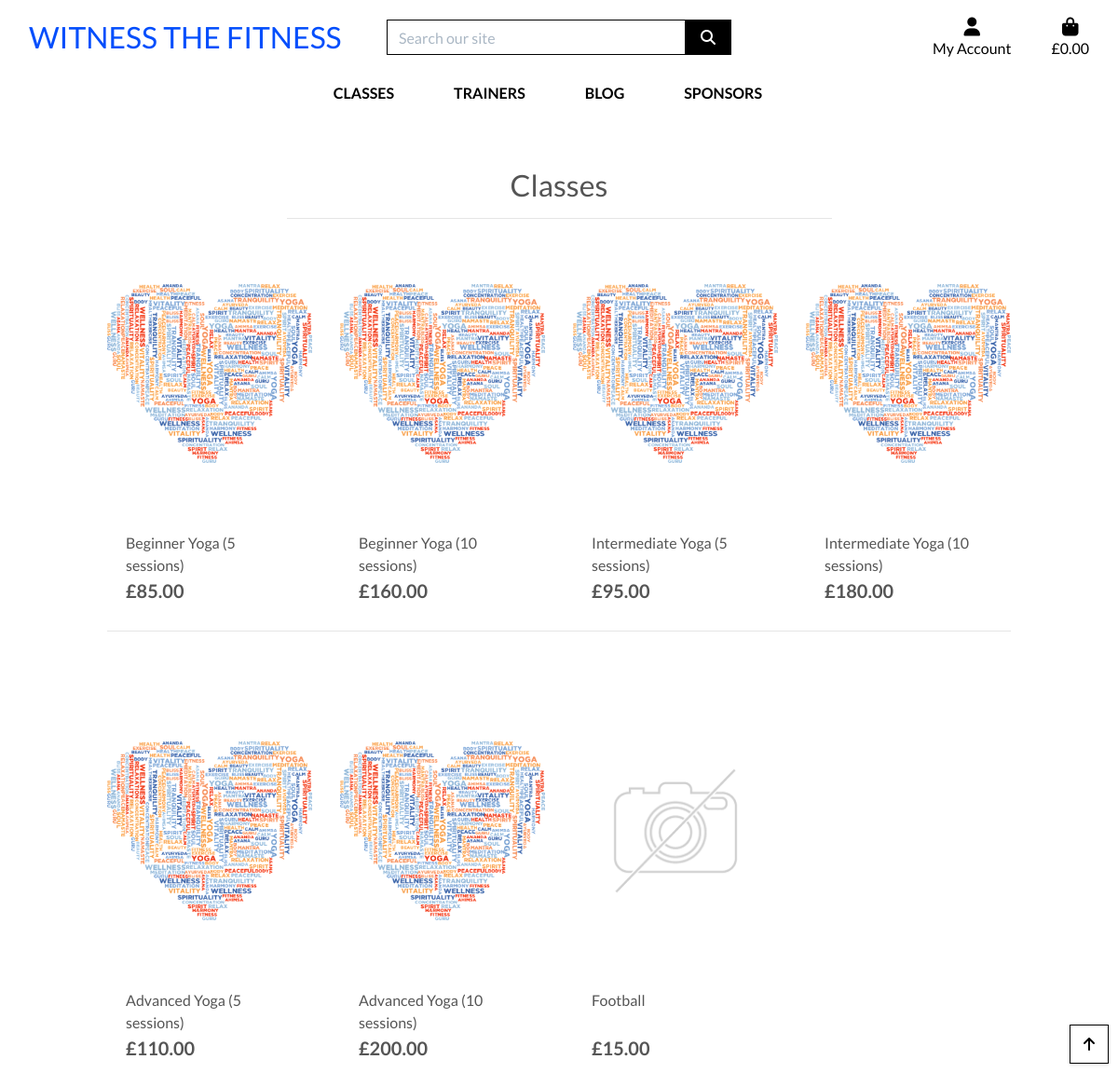
The app's page /classes/, older data.
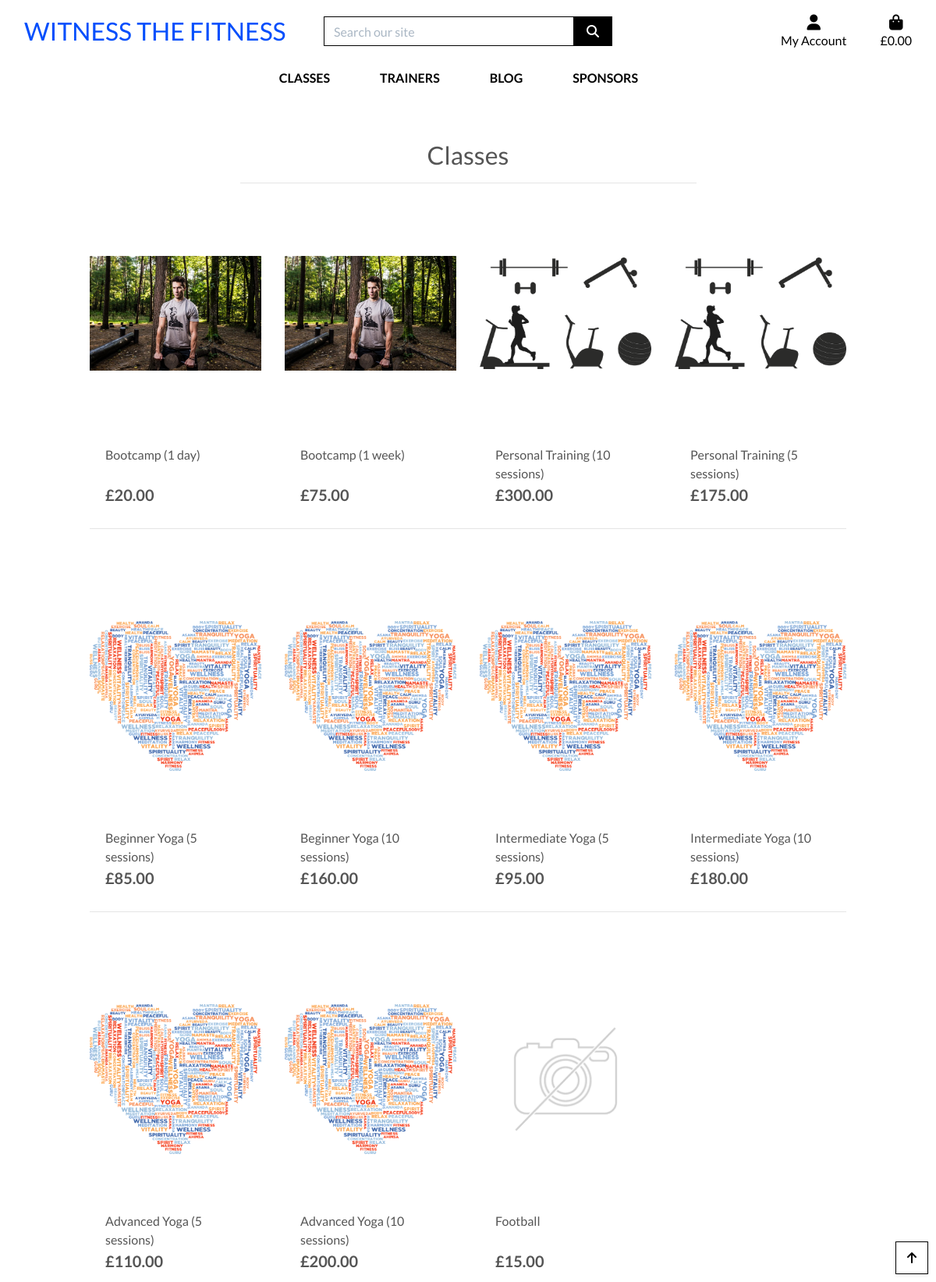
The same page, newer data.
### sports/models.py (models this page shows, shortened)
class Sports(models.Model):
    trainer_id = models.ForeignKey(Trainers, on_delete=models.CASCADE)
    sport_type = models.CharField(max_length=100, null=False, blank=False)
    sport_category = models.CharField(max_length=100, null=False, blank=False)
    sport_description = models.TextField(blank=True)
    sport_cost = models.DecimalField(max_digits=6, decimal_places=2, null=False, blank=False)
    sport_location = models.CharField(max_length=100, null=False, blank=False)
    sport_image = models.ImageField(null=True, blank=True)
    class Meta:
        verbose_name_plural = 'Sports'

### sports/views.py (the view, shortened to what this page needs)
# urls.py: path('', views.all_sports, name='sports'),
def all_sports(request):
    sports = Sports.objects.all()
    query = None
    context = {
        'sports': sports,
        'search_term': query,
    }
    return render(request, 'sports/sports.html/', context)

### bag/contexts.py (called while the page is built, shortened)
def bag_contents(request):
    bag_items = []
    total = 0
    product_count = 0
    bag = request.session.get('bag', {})
    context = {
        'bag_items': bag_items,
        'total': total,
        'product_count': product_count,
    }
    return context

### sports/templates/sports/sports.html (shortened to what this page needs)
{% extends "base.html" %}
{% load static %}
{% block page_header %}
    <div class="container header-container">
    </div>
{% endblock %}
{% block content %}
    <div class="overlay"></div>
    <div class="container-fluid">
        <div class="row">
            <div class="col text-center mt-3">
                <h2 class=>Classes</h2>
                <hr class="w-50 mb-1">
            </div>
        </div>
        <div class="row">
            <div class="classes-container col-10 offset-1">
                <div class="row">
                    {% if sports %}
                    {% for sport in sports %}
                        <div class="col-sm-6 col-md-6 col-lg-4 col-xl-3">
                            <div class="card h-100 border-0">
                                {% if sport.sport_image %}
                                    <a href="{% url 'sport_detail' sport.id %}">
                                        <img class="card-img-top img-fluid" src="{{ sport.sport_image.url }}" alt="{{ sport.sport_category }}">
                                    </a>
                                {% else %}
                                    <a href="{% url 'sport_detail' sport.id %}">
                                        <img class="card-img-top"
                                            src="{{ MEDIA_URL }}noimage.png" alt="{{ sport.sport_category }}">
                                    </a>
                                {% endif %}
                                <div class="card-body pb-0">
                                    <p class="mb-0">{{ sport.sport_category }}</p>
                                </div>
                                <div class="card-footer bg-white pt-0 border-0 text-left">
                                    <div class="row">
                                        <div class="col">
                                            <p class="lead mb-0 text-left font-weight-bold">£{{ sport.sport_cost }}</p>
                                        </div>
                                    </div>
                                </div>
                            </div>
                        </div>
                        {% if forloop.counter|divisibleby:4 %}
                            <div class="col-12 d-none d-xl-block mb-5">
                                <hr>
                            </div>
                        {% endif %}
                    {% endfor %}
                    {% else %}
                    <h2>No result found</h2>
                    {% endif %}
                </div>
            </div>
        </div>
    </div>
    <div class="btt-button shadow-sm rounded-0 border border-black">
        <a class="btt-link d-flex h-100">
            <i class="fas fa-arrow-up text-black mx-auto my-auto"></i>
        </a>
    </div>
{% endblock %}

### templates/base.html (shortened to what this page needs)
{% load static %}
<!doctype html>
<html lang="en">
    <head>
        {% block corecss %}
            <link rel="stylesheet" href="https://cdn.jsdelivr.net/npm/bootstrap@4.6.2/dist/css/bootstrap.min.css">
            <link rel="stylesheet" href="{% static 'css/base.css' %}">
        {% endblock %}
    </head>
    <body>
        <header class="container-fluid fixed-top">
            <div id="topnav" class="row bg-white pt-lg-2 d-none d-lg-flex">
                <div class="col-12 col-lg-4 my-auto py-1 py-lg-0 text-center text-lg-left">
                    <a href="{% url 'home' %}" class="nav-link main-logo-link">
                        <h2 class="logo-font my-0">Witness The Fitness</h2>
                    </a>
                </div>
                <div class="col-12 col-lg-4 my-auto py-1 py-lg-0">
                    <form method="GET" action="{% url 'sports' %}">
                        <div class="input-group w-100">
                            <input class="form-control border border-black rounded-0" type="text" name="q"
                                placeholder="Search our site">
                            <div class="input-group-append">
                                <button class="form-control btn btn-black border border-black rounded-0" type="submit">
                                    <span class="icon">
                                        <i class="fas fa-search"></i>
                                    </span>
                                </button>
                            </div>
                        </div>
                    </form>
                </div>
                <div class="col-12 col-lg-4 my-auto py-1 py-lg-0">
                    <ul class="list-inline list-unstyled text-center text-lg-right my-0">
                        <li class="list-inline-item dropdown">
                            <a class="text-black nav-link" href="#" id="user-options" data-toggle="dropdown"
                                aria-haspopup="true" aria-expanded="false">
                                <div class="text-center">
                                    <div><i class="fas fa-user fa-lg"></i></div>
                                    <p class="my-0">My Account</p>
                                </div>
                            </a>
                        </li>
                        <li class="list-inline-item">
                            <a class="{% if total %}text-info font-weight-bold{% else %}text-black{% endif %} nav-link"
                                href="{% url 'view_bag' %}">
                                <div class="text-center">
                                    <div><i class="fas fa-shopping-bag fa-lg"></i></div>
                                    <p class="my-0">
                                        {% if total %}
                                            £{{ total|floatformat:2 }}
                                        {% else %}
                                            £0.00
                                        {% endif %}
                                    </p>
                                </div>
                            </a>
                        </li>
                    </ul>
                </div>
            </div>
            <div class="row bg-white">
                <nav class="navbar navbar-expand-lg navbar-light w-100">
                    {% include 'includes/main-nav.html' %}
                </nav>
            </div>
        </header>
        {% block page_header %}
        {% endblock %}
        {% block content %}
        {% endblock %}
    </body>
</html>

### templates/includes/main-nav.html (shortened to what this page needs)
<div class="collapse navbar-collapse" id="main-nav">
    <ul class="navbar-nav w-auto mx-auto">
        <li class="nav-item dropdown">
            <a class="logo-font font-weight-bold nav-link text-black mr-5" href="{% url 'sports' %}" id="classes-link">
                Classes
            </a>
        </li>
        <li class="nav-item">
            <a class="logo-font font-weight-bold nav-link text-black mr-5" href="{% url 'trainers' %}" id="trainers-link">
                Trainers
            </a>
        </li>
        <li class="nav-item">
            <a class="logo-font font-weight-bold nav-link text-black mr-5" href="{% url 'blog' %}" id="blog-link">
                Blog
            </a>
        </li>
        <li class="nav-item">
            <a class="logo-font font-weight-bold nav-link text-black mr-5" href="{% url 'sponsors' %}" id="sponsors-link">
                Sponsors
            </a>
        </li>
    </ul>
</div>

### static/css/base.css (style rules this page uses)
html { height: 100%; }
body { background: url('/media/homepage_background.jpg') no-repeat center center fixed; background-size: cover; height: calc(100vh - 164px); color: #555; font-family: 'Lato'; }
.icon { align-items: center; display: inline-flex; justify-content: center; height: 1.5rem; width: 1.5rem; }
.logo-font { text-transform: uppercase; color: #034efc; }
.main-logo-link { width: fit-content; }
.btn-black { background: black; color: white; }
.text-black { color: #000 !important; }
.border-black { border: 1px solid black !important; }
.overlay { height: 100%; width: 100%; top: 0; left: 0; position: fixed; background: white; z-index: -1; }
.btt-button { height: 42px; width: 42px; position: fixed; bottom: 10px; right: 10px; }
.btt-link, .update-link, .remove-item { cursor: pointer; }
input[name='q']::placeholder { color: #aab7c4; }
.card { border: none; background-color: transparent; }
.card-img-top { width: 100%; height: 25vw; object-fit: scale-down; }
@media (min-width: 1200px) { .container { max-width: 80%; } }
@media (min-width: 992px) { .header-container { padding-top: 164px; } }

Row changes from the older to the newer data that the page shows:
added Sports: sport_image (picture), sport_category "Bootcamp (1 day)", sport_cost "20.00"
added Sports: sport_image (picture), sport_category "Bootcamp (1 week)", sport_cost "75.00"
added Sports: sport_image (picture), sport_category "Personal Training (10 sessions)", sport_cost "300.00"
added Sports: sport_image (picture), sport_category "Personal Training (5 sessions)", sport_cost "175.00"
